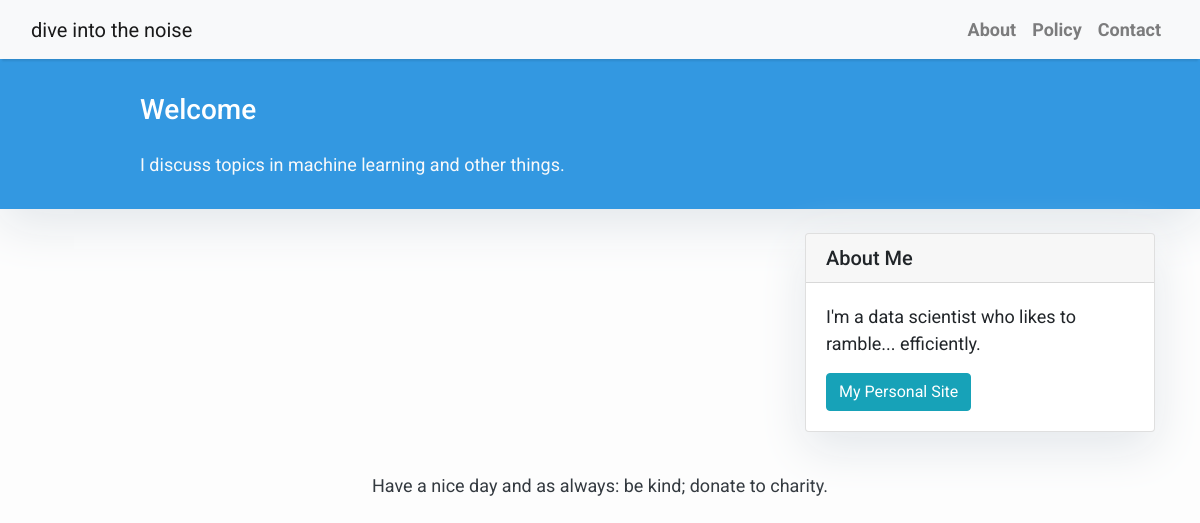
/, run on an earlier commit of the app's database.
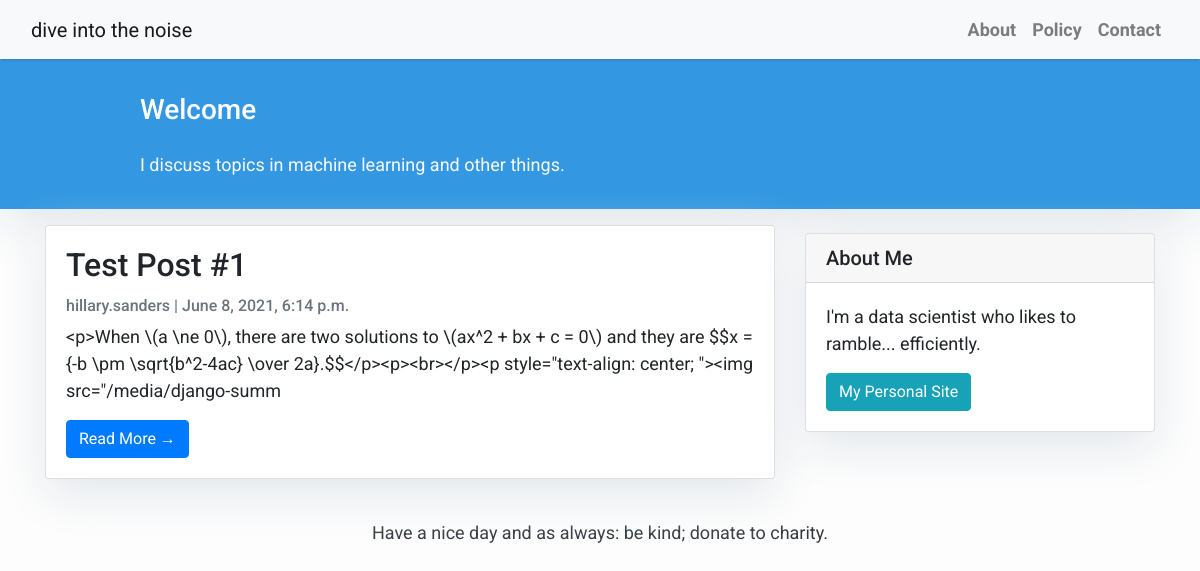
And on a later commit of the database.
### blog/models.py (models this page shows, shortened)
class Post(models.Model):
    title = models.CharField(max_length=200, unique=True)
    slug = models.SlugField(max_length=200, unique=True)
    author = models.ForeignKey(User, on_delete= models.CASCADE,related_name='blog_posts')
    updated_on = models.DateTimeField(auto_now= True)
    content = models.TextField()
    created_on = models.DateTimeField(auto_now_add=True)
    status = models.IntegerField(choices=STATUS, default=0)
    class Meta:
        ordering = ['-created_on']

### blog/views.py (the view)
# urls.py: path('', views.PostList.as_view(), name='home'),
class PostList(generic.ListView):
    queryset = Post.objects.filter(status=1).order_by('-created_on')
    template_name = 'index.html'

### templates/index.html (shortened to what this page needs)
{% extends "base.html" %}
{% block content %}
<header class="masthead">
    <div class="container">
        <div class="row">
            <div class=" col-md-8 col-md-10 mx-auto">
                <div class="site-heading">
                    <h3 class=" site-heading my-4 mt-3 text-white"> Welcome</h3>
                    <p class="text-light">I discuss topics in machine learning and other things. &nbsp
                    </p>
                </div>
            </div>
        </div>
    </div>
</header>
<div class="container">
    <div class="row">
        <div class="col-md-8 mt-3 left">
            {% for post in post_list %}
            <div class="card mb-4">
                <div class="card-body">
                    <h2 class="card-title">{{ post.title }}</h2>
                    <p class="card-text text-muted h6">{{ post.author }} | {{ post.created_on}} </p>
                    <p class="card-text">{{post.content|slice:":200" }}</p>
                    <a href="{% url 'post_detail' post.slug  %}" class="btn btn-primary">Read More &rarr;</a>
                </div>
            </div>
            {% endfor %}
        </div>
        {% block sidebar %} {% include 'sidebar.html' %} {% endblock sidebar %}
    </div>
</div>
{%endblock%}

### templates/base.html (shortened to what this page needs)
<!DOCTYPE html>
<html>
<head>
    <link rel="stylesheet" href="https://maxcdn.bootstrapcdn.com/bootstrap/4.0.0/css/bootstrap.min.css"
 />
</head>
<body>
<nav class="navbar navbar-expand-lg navbar-light bg-light shadow" id="mainNav">
    <div class="container-fluid">
        <a class="navbar-brand" href="{% url 'home' %}">dive into the noise</a>
        <div class="collapse navbar-collapse" id="navbarResponsive">
            <ul class="navbar-nav ml-auto">
                <li class="nav-item text-black">
                    <a class="nav-link text-black font-weight-bold" href="#">About</a>
                </li>
                <li class="nav-item text-black">
                    <a class="nav-link text-black font-weight-bold" href="#">Policy</a>
                </li>
                <li class="nav-item text-black">
                    <a class="nav-link text-black font-weight-bold" href="#">Contact</a>
                </li>
            </ul>
        </div>
    </div>
</nav>
{% block content %}{% endblock content %}
<footer class="py-3 bg-grey">
    <p class="m-0 text-dark text-center ">Have a nice day and as always: be kind; donate to charity.</p>
</footer>
</body>
</html>

### templates/sidebar.html (shortened to what this page needs)
{% block sidebar %}
<div class="col-md-4 float-right ">
    <div class="card my-4">
        <h5 class="card-header">About Me</h5>
        <div class="card-body">
            <p class="card-text"> I'm a data scientist who likes to ramble... efficiently.</p>
            <a href="http://hillarysanders.com"
               class="btn btn-info">My Personal Site</a>
        </div>
    </div>
</div>
{% endblock sidebar %}

### templates/base.html (style rules this page uses)
body { font-family: "Roboto", sans-serif; font-size: 17px; background-color: #fdfdfd; }
.shadow { box-shadow: 0 4px 2px -2px rgba(0, 0, 0, 0.1); }
.masthead { background: #3398E1; height: auto; padding-bottom: 15px; box-shadow: 0 16px 48px #E3E7EB; padding-top: 10px; }

### templates/index.html (style rules this page uses)
body { font-family: "Roboto", sans-serif; font-size: 18px; background-color: #fdfdfd; }
.card { box-shadow: 0 16px 48px #E3E7EB; }

### templates/sidebar.html (style rules this page uses)
.card { box-shadow: 0 16px 48px #E3E7EB; }

What changed in the data, as far as the page shows it:
added Post: title "Test Post #1", author "hillary.sanders", created_on "June 8, 2021, 6:14 p.m.", content "<p>When \\(a \\ne 0\\), there are two solutions to \\(ax^2 + bx + c = 0\\) and they are $$x = {-b \\pm \\sqrt{b^2-4ac} \\over 2a}.$$</p><p><br></p><p style=\"text-align: center; \"><img src=\"/media/django-summ"
